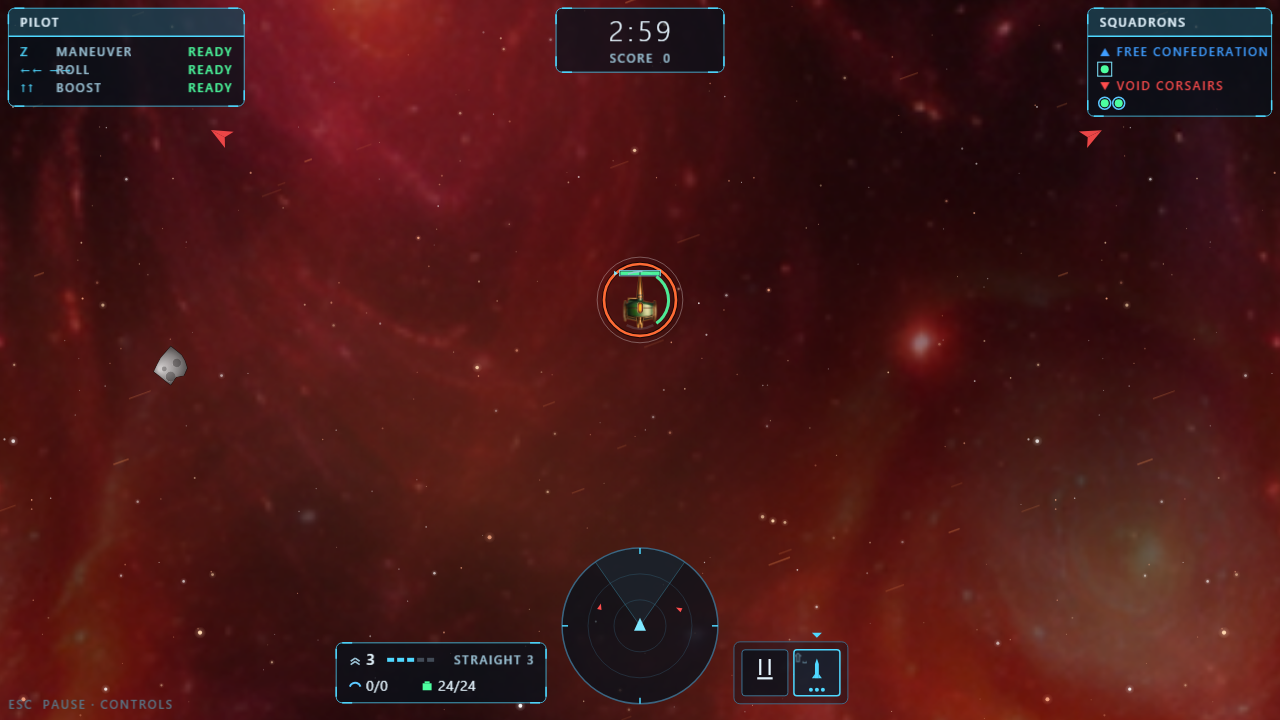
#> input picture tests/e2e/fixtures/arcade_snapshot.png, 1280 x 720 px
$ python -i key_ship_alpha.py   (imports and definitions only)
#> lines starting #> are read from the running program, lines starting #| are printed output that depends on the picture; after the words box and inside, x2 and y2 are one past the last pixel; in counts of white or black regions, pixels touching at a corner belong together
#> in key_image, rgb is the input picture: shape (720, 1280, 3); mean R, G, B 71.7, 23.9, 23.1
#!/usr/bin/env python3
"""
Give ship art a real alpha channel by keying out its background.

The art was generated on a near-black backdrop with no alpha, so the renderer
faked transparency with an ADD blend. ADD adds every pixel to whatever is
behind it: bright ships blow out into glowing blobs, nothing ever occludes
anything, and a ship over a bright nebula washes away entirely.

A luminance threshold alone would eat the dark panels of the hull, so the
background is found by flood-filling inward from the border: only dark pixels
connected to the edge are background. Dark detail enclosed by the ship keeps
its alpha.

Usage:
    python scripts/key_ship_alpha.py [--dry-run] [--only <path>]
"""
import argparse
import sys
from pathlib import Path

import numpy as np
from PIL import Image, ImageFilter
from scipy.ndimage import binary_dilation, label

SHIP_GLOB = "public/assets/ships/*/*.png"

# Pixels at or below this luminance can be background. Generous, because the
# flood fill is what actually decides; this only limits where it may spread.
BACKGROUND_LUMINANCE = 42

# Grow the keyed region back by this much to bite off the dark halo that
# surrounds the subject in diffusion output.
HALO_BITE_PIXELS = 1

# Blur radius applied to the mask so edges are not stair-stepped.
EDGE_FEATHER = 0.6


def background_mask(rgb: np.ndarray) -> np.ndarray:
    """
    Locate the background of one image.

    :param rgb: HxWx3 uint8 pixel data.
    :returns: HxW bool array, True where the pixel is background.
    """
    luminance = rgb @ np.array([0.299, 0.587, 0.114])
    dark = luminance <= BACKGROUND_LUMINANCE
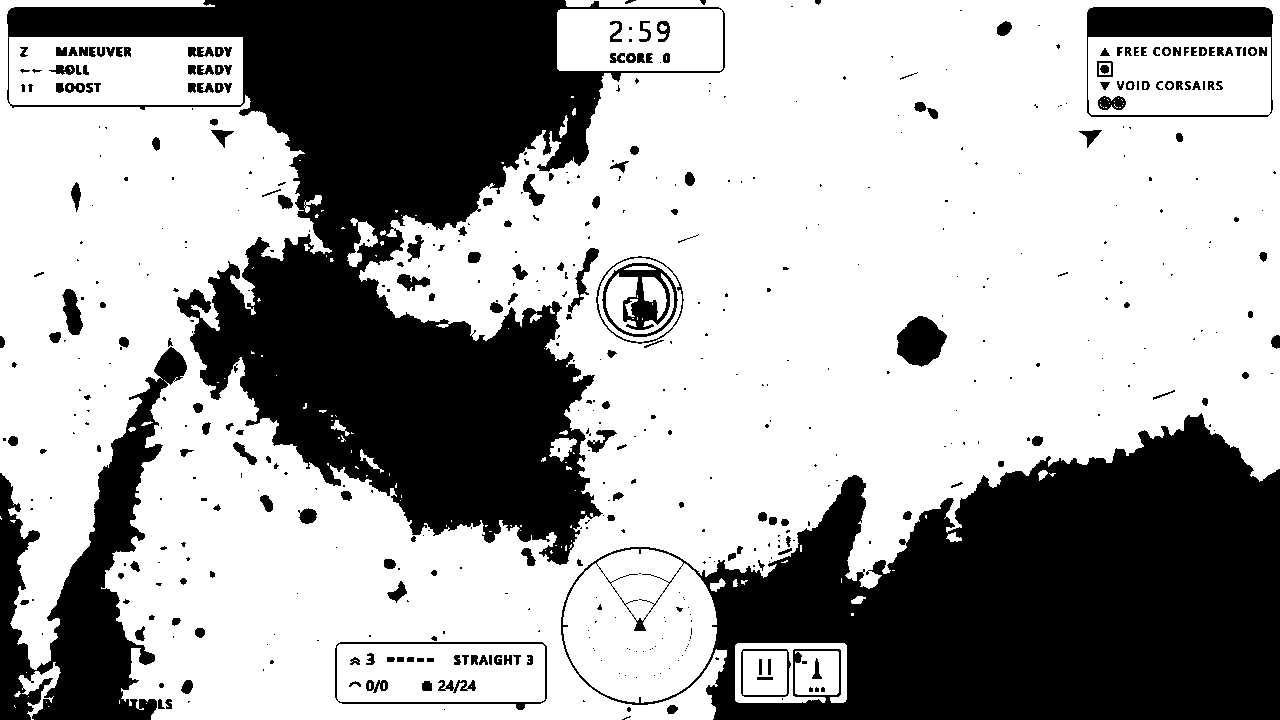
#> dark: shape (720, 1280) bool; 65.2% white; 532 black regions (315 under 20 px), largest, box (x1, y1, x2, y2) and area: (7, 0, 725, 565) 146295, (561, 413, 1280, 720) 122568, (0, 347, 187, 720) 24015

    labels, count = label(dark)
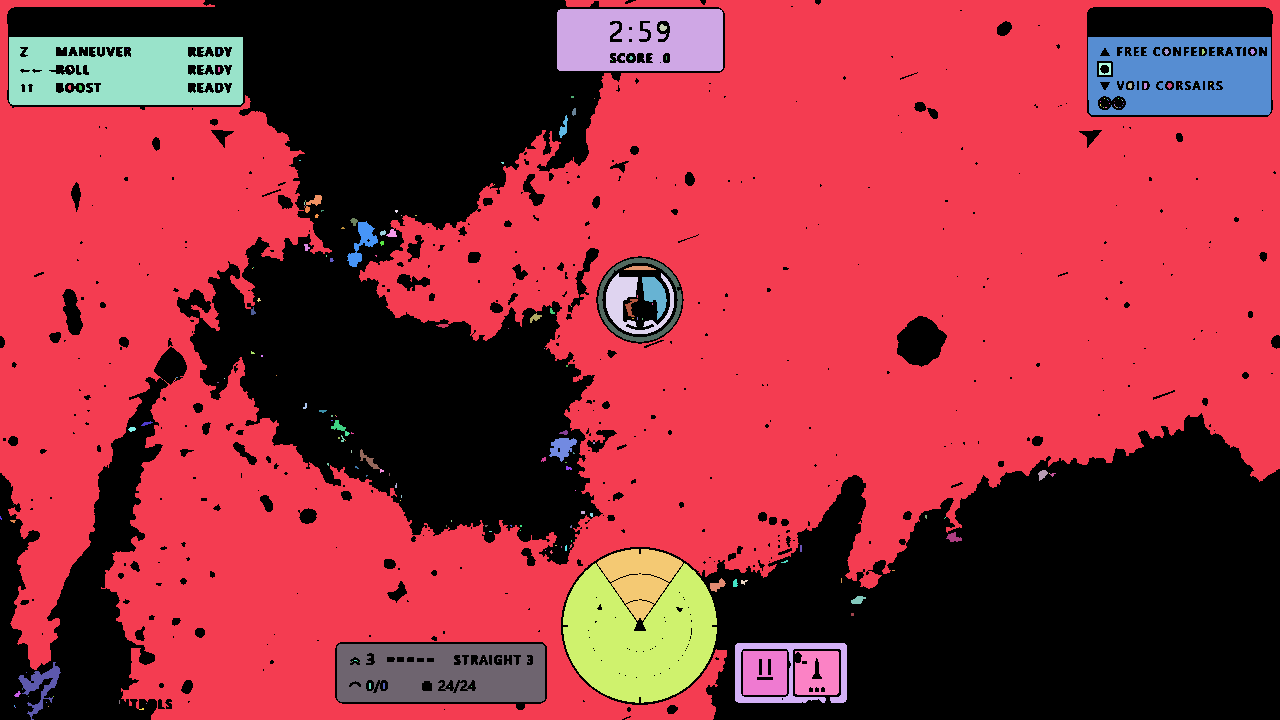
#> labels: shape (720, 1280) int32; 209 distinct labels, from 0 to 208; one colour per label, 0 black
#> count = 208
    if count == 0:
        return np.zeros(dark.shape, dtype=bool)

    border = np.concatenate([
        labels[0, :], labels[-1, :], labels[:, 0], labels[:, -1],
    ])
#> border = 4000 values, max 192 at index 1311, min 0 at index 205, mean 0.852
    border_labels = set(int(v) for v in np.unique(border) if v != 0)
#> border_labels = 3 items
    if not border_labels:
        return np.zeros(dark.shape, dtype=bool)

    mask = np.isin(labels, list(border_labels))
#> mask: shape (720, 1280) bool; 56.9% white; 381 black regions (262 under 20 px), largest, box (x1, y1, x2, y2) and area: (7, 0, 725, 565) 174553, (561, 413, 1280, 720) 147474, (0, 347, 187, 720) 24139
    if HALO_BITE_PIXELS > 0:
        mask = binary_dilation(mask, iterations=HALO_BITE_PIXELS)
#> mask: shape (720, 1280) bool; 58.4% white; 201 black regions (126 under 20 px), largest, box (x1, y1, x2, y2) and area: (8, 0, 724, 564) 169928, (562, 415, 1280, 720) 145719, (1088, 8, 1272, 116) 19755
    return mask


def key_image(path: Path) -> bool:
    """
    Rewrite one ship image with a keyed alpha channel.

    Always writes RGBA, even when nothing could be keyed, so the whole roster
    has one pixel format. Art that fills its frame edge to edge simply ends up
    fully opaque rather than being left in a second, older format.

    :param path: Image to process, modified in place.
    :returns: True when a background was found and made transparent.
    """
    image = Image.open(path).convert("RGBA")
    rgb = np.array(image)[:, :, :3]

    mask = background_mask(rgb)
    if mask.any():
        alpha = Image.fromarray(np.where(mask, 0, 255).astype(np.uint8), mode="L")
        alpha = alpha.filter(ImageFilter.GaussianBlur(EDGE_FEATHER))
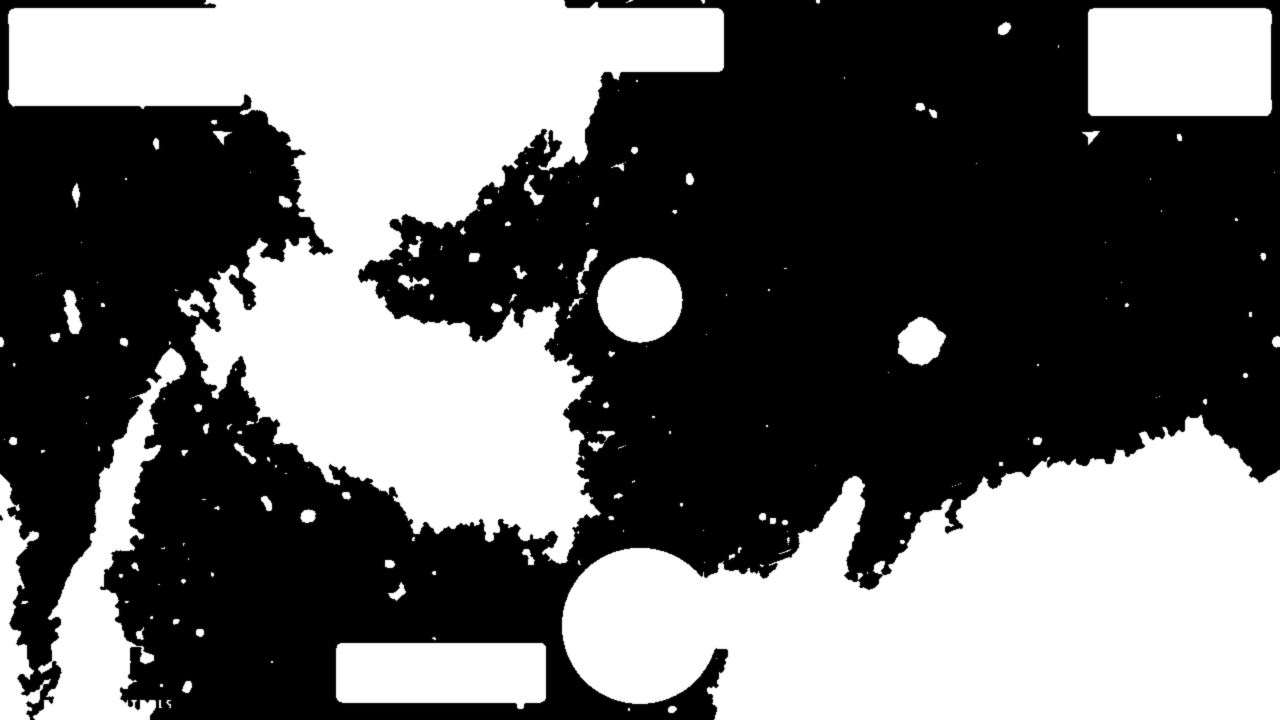
#> alpha: PIL image 1280x720 L; min 0, max 255, mean 106.2
        image.putalpha(alpha)
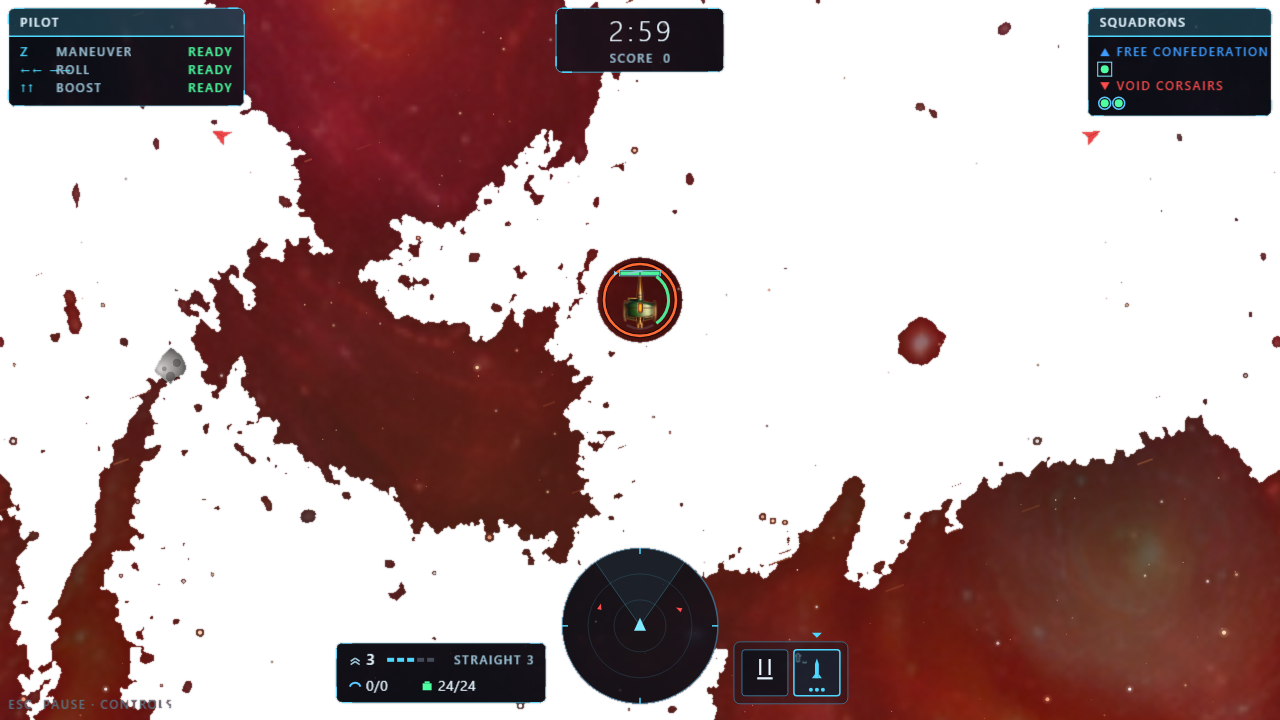
#> image: PIL image 1280x720 RGBA; mean R, G, B, A 71.7, 23.9, 23.1, 106.2; transparent parts drawn white

    image.save(path)
    return bool(mask.any())


def main() -> int:
    parser = argparse.ArgumentParser()
    parser.add_argument("--dry-run", action="store_true")
    parser.add_argument("--only", help="process a single file instead of all")
    args = parser.parse_args()

    targets = [Path(args.only)] if args.only else sorted(Path().glob(SHIP_GLOB))
    print(f"{len(targets)} image(s)")

    changed = 0
    for path in targets:
        if args.dry_run:
            rgb = np.array(Image.open(path).convert("RGBA"))[:, :, :3]
            share = background_mask(rgb).mean()
            print(f"  {path.name}: {share:.1%} background")
            continue
        if key_image(path):
            changed += 1

    if not args.dry_run:
        print(f"{changed} image(s) keyed")
    return 0


# [2 lines not run here, left out]

>>> result = key_image('../tests/e2e/fixtures/arcade_snapshot.png')
#> result = True
